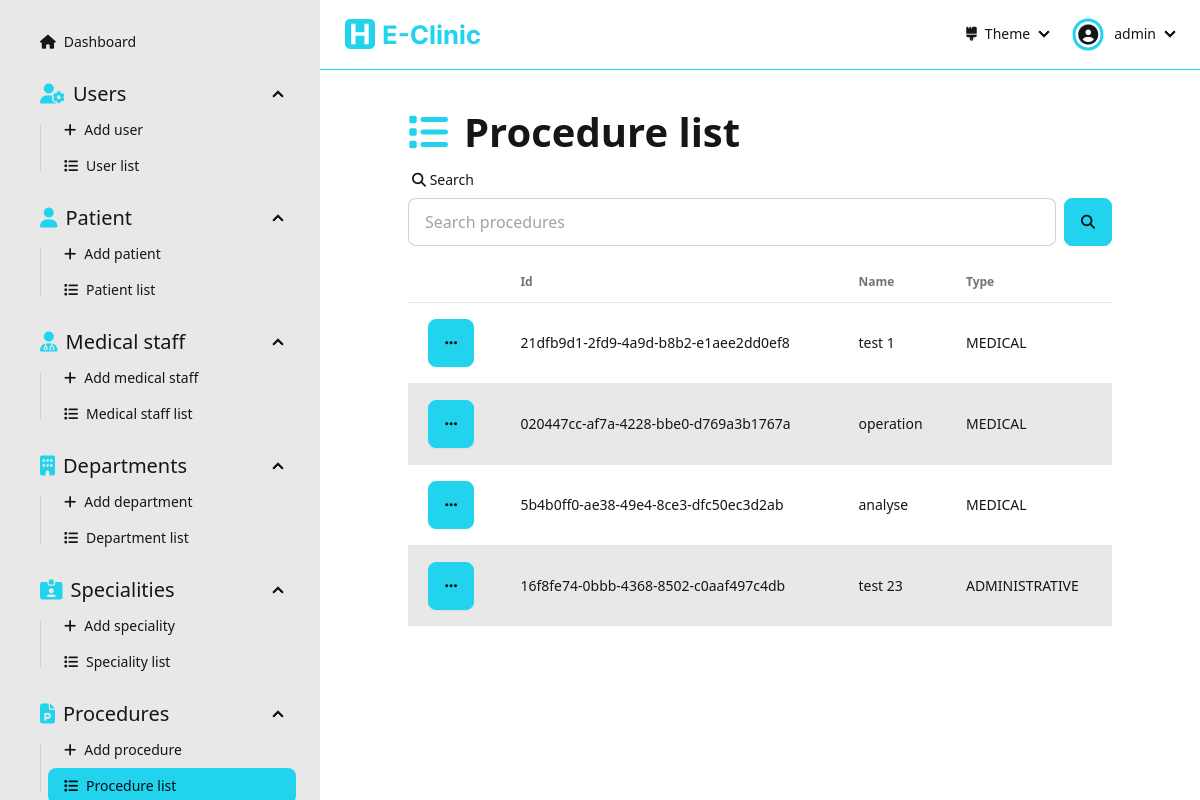
/dashboard/procedures/ (signed in), run on the app's committed database.
### Dashboard/models.py (models this page shows, shortened)
class Procedure(models.Model):
  id = models.UUIDField(primary_key=True, default=uuid.uuid4, editable=False)
  name = models.CharField(max_length=256, null=False, unique=True)
  type = models.CharField(max_length=20, choices=ProcedureType.choices, null=False)

### Dashboard/views/procedures.py (the view)
# urls.py: path('dashboard/procedures/', procedures.procedureList, name='procedure-list'),
@login_required(login_url='sign-in')
def procedureList(request: HttpRequest):
  form = SearchForm(request.GET)
  procedures = []
  if form.is_valid():
    search = form.cleaned_data['search']
    procedures = Procedure.objects.filter(
      Q(id__icontains=search) |
      Q(name__icontains=search)
    )
  else:
    procedures = Procedure.objects.all()
  context = { 'procedures': procedures, 'form': form }
  return render(request, 'pages/procedure/procedure-list.html', context=context)

### Dashboard/forms.py
class SearchForm(forms.Form):
  search  = forms.CharField(required=False)

### Dashboard/templates/pages/procedure/procedure-list.html (shortened to what this page needs)
{% extends "layouts/dashboard.html" %}
{% load static %}
{% load widget_tweaks %}
{% block dashboard_content %}
  <div class="flex flex-1 flex-col items-center pb-[5rem]">
    <div class="flex flex-1 flex-col max-w-[90%] lg:max-w-[80%] justify-start w-full">
      <div class="text-[30pt] font-bold"><i class="fas fa-list text-primary mr-[1rem]"></i>Procedure list</div>
      <form action="" method="get" class="mb-[1rem]">
        <label class="form-control w-full">
          <div class="label">
            <span class="label-text"><i class="fas fa-search"></i> Search</span>
          </div>
          <div class="flex">
            {% render_field form.search placeholder="Search procedures" type="text" class+="input input-bordered w-full" %}
            <button class="btn btn-primary ml-[0.5rem]"><i class="fas fa-search"></i></button>
          </div>
        </label>
      </form>
      {% if procedures.count > 0 %}
      <div class="overflow-x-auto flex-1 flex items-start">
        <table class="table table-pin-rows table-pin-cols table-zebra">
          <thead>
            <tr>
              <td></td>
              <td>Id</td>
              <td>Name</td>
              <td>Type</td>
            </tr>
          </thead>
          <tbody>
            {% for procedure in procedures %}
              <tr>
                <td>
                  <div class="dropdown">
                    <div tabindex="0" role="button" class="btn btn-primary m-1"><i class="fas fa-ellipsis"></i></div>
                  </div>
                </td>
                <td>{{procedure.id}}</td>
                <td>{{procedure.name}}</td>
                <td>{{procedure.type}}</td>
              </tr>
            {% endfor %}
          </tbody>
        </table>
      </div>
      {% else %}
        <div class="flex flex-1 flex-col justify-center items-center h-full w-full">
          <img class="h-[30%]" src="{% static "assets/empty-list.svg" %}" alt="empty-list">
          <div class="text-[20pt]">The list is empty</div>
        </div>
      {% endif %}
    </div>
  </div>
{% endblock dashboard_content %}

### Dashboard/templates/components/navbar-dashboard.html (shortened to what this page needs)
{% load static %}
<div class="navbar bg-base-100 border-b-primary border-b-[1px] mb-[2rem] sticky top-0">
  <div class="flex-1">
    <a class="btn btn-ghost hidden md:flex" href="/dashboard">
      <img class="h-full py-[0.5rem]" src="{% static "assets/e-clinic-logo-name.svg" %}" alt="e-clinic logo">
    </a>
  </div>
  <div class="flex-none">
    <ul class="menu menu-horizontal px-1">
      <li>
        <details>
          <summary>
            <i class="fas fa-brush"></i> Theme
          </summary>
        </details>
      </li>
      <li>
        <details>
          <summary>
            <div class="rounded-full mr-[0.5rem] ring ring-primary ring-offset-base-100 ring-offset-[0.15rem] flex justify-center items-center pt-[0.05rem]">
              <i class="fas fa-user-circle text-[15pt]"></i>
            </div>
            {{user}}
          </summary>
        </details>
      </li>
    </ul>
  </div>
</div>

### data on the page
Procedure: id "21dfb9d1-2fd9-4a9d-b8b2-e1aee2dd0ef8", name "test 1", type "MEDICAL"
Procedure: id "020447cc-af7a-4228-bbe0-d769a3b1767a", name "operation", type "MEDICAL"
Procedure: id "5b4b0ff0-ae38-49e4-8ce3-dfc50ec3d2ab", name "analyse", type "MEDICAL"
Procedure: id "16f8fe74-0bbb-4368-8502-c0aaf497c4db", name "test 23", type "ADMINISTRATIVE"

### other printed values
{{ user }} "admin"
